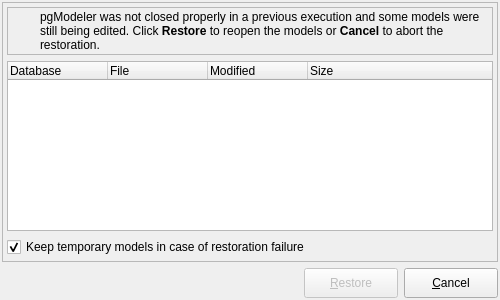
<?xml version="1.0" encoding="UTF-8"?>
<ui version="4.0">
 <class>ModelRestorationForm</class>
 <widget class="QDialog" name="ModelRestorationForm">
  <property name="windowModality">
   <enum>Qt::ApplicationModal</enum>
  </property>
  <property name="geometry">
   <rect>
    <x>0</x>
    <y>0</y>
    <width>500</width>
    <height>300</height>
   </rect>
  </property>
  <property name="sizePolicy">
   <sizepolicy hsizetype="Preferred" vsizetype="Preferred">
    <horstretch>0</horstretch>
    <verstretch>0</verstretch>
   </sizepolicy>
  </property>
  <property name="minimumSize">
   <size>
    <width>500</width>
    <height>300</height>
   </size>
  </property>
  <property name="maximumSize">
   <size>
    <width>16777215</width>
    <height>16777215</height>
   </size>
  </property>
  <property name="windowTitle">
   <string>Model restoration</string>
  </property>
  <property name="windowIcon">
   <iconset resource="../res/resources.qrc">
    <normaloff>:/icons/icons/pgsqlModeler48x48.png</normaloff>:/icons/icons/pgsqlModeler48x48.png</iconset>
  </property>
  <layout class="QGridLayout" name="gridLayout_3">
   <property name="leftMargin">
    <number>2</number>
   </property>
   <property name="topMargin">
    <number>2</number>
   </property>
   <property name="rightMargin">
    <number>2</number>
   </property>
   <property name="bottomMargin">
    <number>2</number>
   </property>
   <item row="1" column="4">
    <widget class="QPushButton" name="restore_btn">
     <property name="enabled">
      <bool>false</bool>
     </property>
     <property name="sizePolicy">
      <sizepolicy hsizetype="Preferred" vsizetype="Fixed">
       <horstretch>0</horstretch>
       <verstretch>0</verstretch>
      </sizepolicy>
     </property>
     <property name="minimumSize">
      <size>
       <width>90</width>
       <height>30</height>
      </size>
     </property>
     <property name="maximumSize">
      <size>
       <width>16777215</width>
       <height>16777215</height>
      </size>
     </property>
     <property name="text">
      <string>&amp;Restore</string>
     </property>
     <property name="icon">
      <iconset resource="../res/resources.qrc">
       <normaloff>:/icons/icons/restore.png</normaloff>:/icons/icons/restore.png</iconset>
     </property>
     <property name="iconSize">
      <size>
       <width>22</width>
       <height>22</height>
      </size>
     </property>
     <property name="default">
      <bool>true</bool>
     </property>
    </widget>
   </item>
   <item row="1" column="0">
    <widget class="QLabel" name="label">
     <property name="sizePolicy">
      <sizepolicy hsizetype="Fixed" vsizetype="Fixed">
       <horstretch>0</horstretch>
       <verstretch>0</verstretch>
      </sizepolicy>
     </property>
     <property name="text">
      <string/>
     </property>
     <property name="pixmap">
      <pixmap resource="../res/resources.qrc">:/images/images/pgmodeler_name.png</pixmap>
     </property>
    </widget>
   </item>
   <item row="0" column="0" colspan="6">
    <widget class="QFrame" name="frame">
     <property name="enabled">
      <bool>true</bool>
     </property>
     <property name="sizePolicy">
      <sizepolicy hsizetype="Expanding" vsizetype="Expanding">
       <horstretch>0</horstretch>
       <verstretch>0</verstretch>
      </sizepolicy>
     </property>
     <property name="frameShape">
      <enum>QFrame::StyledPanel</enum>
     </property>
     <property name="frameShadow">
      <enum>QFrame::Raised</enum>
     </property>
     <layout class="QGridLayout" name="gridLayout_4">
      <property name="leftMargin">
       <number>4</number>
      </property>
      <property name="topMargin">
       <number>4</number>
      </property>
      <property name="rightMargin">
       <number>4</number>
      </property>
      <property name="bottomMargin">
       <number>4</number>
      </property>
      <item row="0" column="0">
       <widget class="QFrame" name="message_frm">
        <property name="sizePolicy">
         <sizepolicy hsizetype="Preferred" vsizetype="Fixed">
          <horstretch>0</horstretch>
          <verstretch>0</verstretch>
         </sizepolicy>
        </property>
        <property name="minimumSize">
         <size>
          <width>0</width>
          <height>48</height>
         </size>
        </property>
        <property name="frameShape">
         <enum>QFrame::StyledPanel</enum>
        </property>
        <property name="frameShadow">
         <enum>QFrame::Raised</enum>
        </property>
        <layout class="QGridLayout" name="gridLayout">
         <property name="leftMargin">
          <number>2</number>
         </property>
         <property name="topMargin">
          <number>2</number>
         </property>
         <property name="rightMargin">
          <number>2</number>
         </property>
         <property name="bottomMargin">
          <number>2</number>
         </property>
         <item row="0" column="0">
          <widget class="QLabel" name="label_2">
           <property name="minimumSize">
            <size>
             <width>24</width>
             <height>24</height>
            </size>
           </property>
           <property name="maximumSize">
            <size>
             <width>24</width>
             <height>24</height>
            </size>
           </property>
           <property name="text">
            <string/>
           </property>
           <property name="textFormat">
            <enum>Qt::AutoText</enum>
           </property>
           <property name="pixmap">
            <pixmap resource="../res/resources.qrc">:/icons/icons/alert.png</pixmap>
           </property>
           <property name="scaledContents">
            <bool>true</bool>
           </property>
          </widget>
         </item>
         <item row="0" column="1">
          <widget class="QLabel" name="message_lbl">
           <property name="font">
            <font>
             <weight>50</weight>
             <bold>false</bold>
             <underline>false</underline>
             <strikeout>false</strikeout>
             <kerning>true</kerning>
            </font>
           </property>
           <property name="text">
            <string>pgModeler was not closed properly in a previous execution and some models were still being edited. Click &lt;strong&gt;Restore&lt;/strong&gt; to reopen the models or &lt;strong&gt;Cancel&lt;/strong&gt; to abort the restoration.</string>
           </property>
           <property name="wordWrap">
            <bool>true</bool>
           </property>
          </widget>
         </item>
        </layout>
       </widget>
      </item>
      <item row="2" column="0">
       <layout class="QGridLayout" name="gridLayout_2">
        <property name="spacing">
         <number>2</number>
        </property>
        <item row="0" column="0" colspan="2">
         <widget class="QCheckBox" name="keep_models_chk">
          <property name="sizePolicy">
           <sizepolicy hsizetype="Expanding" vsizetype="Fixed">
            <horstretch>0</horstretch>
            <verstretch>0</verstretch>
           </sizepolicy>
          </property>
          <property name="toolTip">
           <string>&lt;p&gt;pgModeler will try to recover the selected models but will not destroy them in case of loading failure. This option serves as a last resort in order to try to recover the database model. Temporary models will last until the application is closed so the user must try to manually recover the files before exit pgModeler.&lt;/p&gt;</string>
          </property>
          <property name="statusTip">
           <string/>
          </property>
          <property name="text">
           <string>Keep temporary models in case of restoration failure</string>
          </property>
          <property name="checked">
           <bool>true</bool>
          </property>
         </widget>
        </item>
       </layout>
      </item>
      <item row="1" column="0">
       <widget class="QTableWidget" name="tmp_files_tbw">
        <property name="editTriggers">
         <set>QAbstractItemView::NoEditTriggers</set>
        </property>
        <property name="alternatingRowColors">
         <bool>true</bool>
        </property>
        <property name="selectionMode">
         <enum>QAbstractItemView::MultiSelection</enum>
        </property>
        <property name="selectionBehavior">
         <enum>QAbstractItemView::SelectRows</enum>
        </property>
        <attribute name="horizontalHeaderStretchLastSection">
         <bool>true</bool>
        </attribute>
        <attribute name="verticalHeaderVisible">
         <bool>false</bool>
        </attribute>
        <column>
         <property name="text">
          <string>Database</string>
         </property>
         <property name="textAlignment">
          <set>AlignLeading|AlignVCenter</set>
         </property>
         <property name="icon">
          <iconset resource="../res/resources.qrc">
           <normaloff>:/icons/icons/database.png</normaloff>:/icons/icons/database.png</iconset>
         </property>
        </column>
        <column>
         <property name="text">
          <string>File</string>
         </property>
         <property name="textAlignment">
          <set>AlignLeading|AlignVCenter</set>
         </property>
         <property name="icon">
          <iconset resource="../res/resources.qrc">
           <normaloff>:/icons/icons/sourcecode.png</normaloff>:/icons/icons/sourcecode.png</iconset>
         </property>
        </column>
        <column>
         <property name="text">
          <string>Modified</string>
         </property>
         <property name="textAlignment">
          <set>AlignLeading|AlignVCenter</set>
         </property>
         <property name="icon">
          <iconset resource="../res/resources.qrc">
           <normaloff>:/icons/icons/validity.png</normaloff>:/icons/icons/validity.png</iconset>
         </property>
        </column>
        <column>
         <property name="text">
          <string>Size</string>
         </property>
         <property name="textAlignment">
          <set>AlignLeading|AlignVCenter</set>
         </property>
        </column>
       </widget>
      </item>
     </layout>
    </widget>
   </item>
   <item row="1" column="5">
    <widget class="QPushButton" name="cancel_btn">
     <property name="sizePolicy">
      <sizepolicy hsizetype="Preferred" vsizetype="Fixed">
       <horstretch>0</horstretch>
       <verstretch>0</verstretch>
      </sizepolicy>
     </property>
     <property name="minimumSize">
      <size>
       <width>90</width>
       <height>30</height>
      </size>
     </property>
     <property name="maximumSize">
      <size>
       <width>16777215</width>
       <height>16777215</height>
      </size>
     </property>
     <property name="text">
      <string>&amp;Cancel</string>
     </property>
     <property name="icon">
      <iconset resource="../res/resources.qrc">
       <normaloff>:/icons/icons/error.png</normaloff>:/icons/icons/error.png</iconset>
     </property>
     <property name="iconSize">
      <size>
       <width>22</width>
       <height>22</height>
      </size>
     </property>
     <property name="flat">
      <bool>false</bool>
     </property>
    </widget>
   </item>
   <item row="1" column="1" colspan="3">
    <spacer>
     <property name="orientation">
      <enum>Qt::Horizontal</enum>
     </property>
     <property name="sizeHint" stdset="0">
      <size>
       <width>186</width>
       <height>27</height>
      </size>
     </property>
    </spacer>
   </item>
  </layout>
 </widget>
 <resources>
  <include location="../res/resources.qrc"/>
 </resources>
 <connections/>
</ui>
